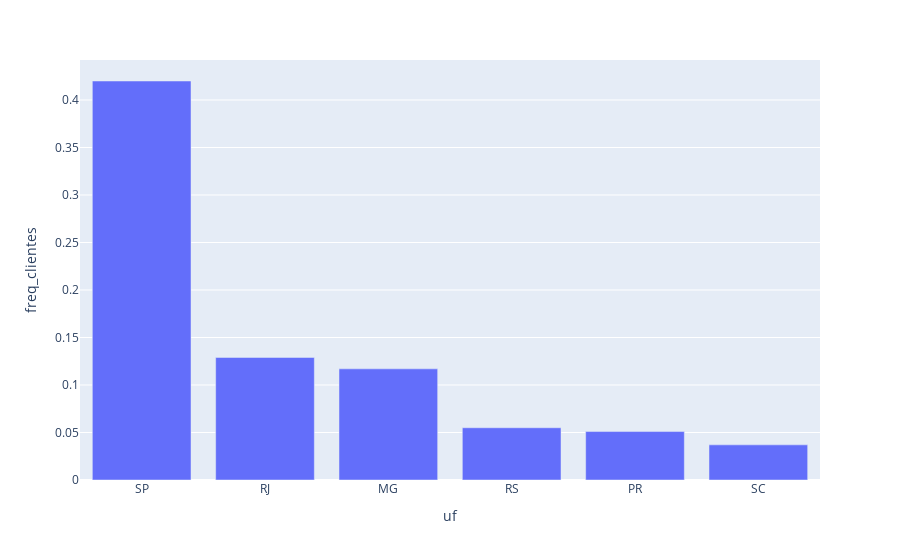

The notebook cell this image was saved under:
### Code cell
px.bar(df_uf_dist, x="uf", y="freq_clientes")

### Figure 1 — Plotly figure (JSON) as saved in the notebook; plotly's stock layout.template omitted (floating-point values rounded to 4 significant figures)
{"data": [{"alignmentgroup": "True", "hovertemplate": "uf=%{x}<br>freq_clientes=%{y}<extra></extra>", "legendgroup": "", "marker": {"color": "#636efa", "pattern": {"shape": ""}}, "name": "", "offsetgroup": "", "orientation": "v", "showlegend": false, "textposition": "auto", "type": "bar", "x": ["SP", "RJ", "MG", "RS", "PR", "SC"], "xaxis": "x", "y": [0.42, 0.129, 0.117, 0.055, 0.051, 0.037], "yaxis": "y"}], "layout": {"barmode": "relative", "legend": {"tracegroupgap": 0}, "margin": {"t": 60}, "xaxis": {"anchor": "y", "domain": [0, 1], "title": {"text": "uf"}}, "yaxis": {"anchor": "x", "domain": [0, 1], "title": {"text": "freq_clientes"}}}}
